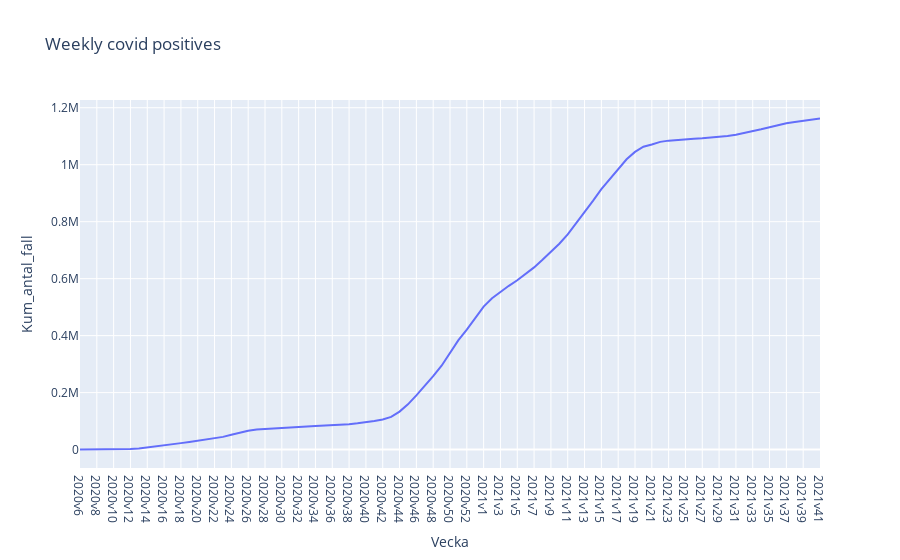

The code cell stored with this chart in its notebook:
### Code cell
fig_3 = px.line(veckodata_riket, x = "Vecka", y = "Kum_antal_fall", title = "Weekly covid positives")
fig_3.show()
